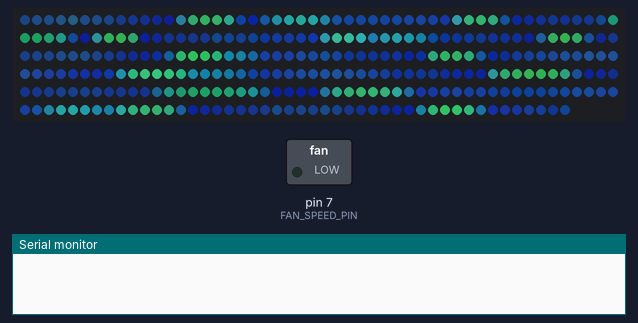
Bench run of a sketch on a simulated Arduino Uno, built with avr-gcc and run on an emulated ATmega328P. On the bench: 296 RGB LEDs in strip order, left to right, continuing on the next row, switched loads named in the sketch (green lamp = pin HIGH), the last lines printed to the serial monitor. Dim RGB values are drawn brighter than linear; pins used as bus, display or sensor lines are not drawn.

Above: at 3.14 s.
At 10.66 s:
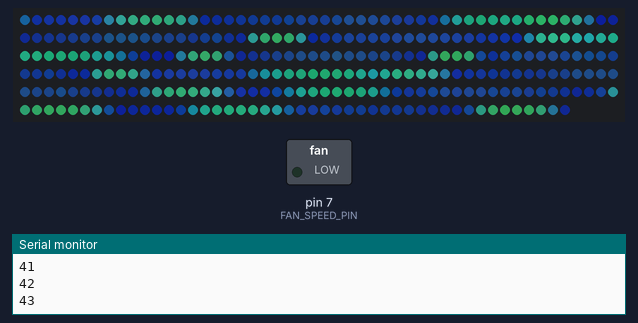
At 21.4 s:
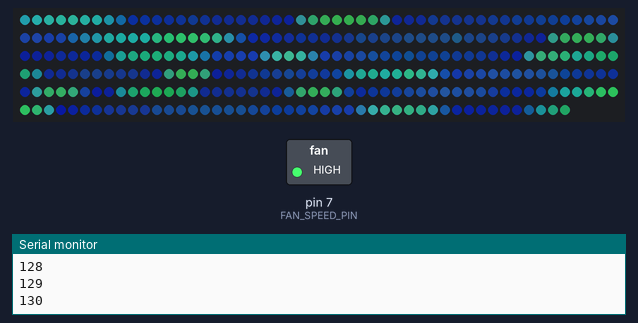
At 39.79 s:
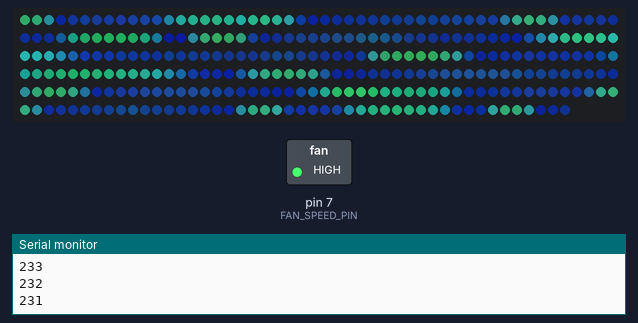
Timing chart, 0 to 40.0 s (numbered marks = the images above):
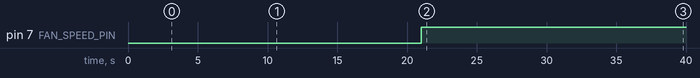

The sketch:

portable_porthole_pail.ino
```cpp
//  "Portable porthole pail
//  Flipside - May 2022, !Bob
//  Running a homemade computer fan magnetic stirrer in a bucket
//  With LED code directly from Pacifica.
//  Still for Dan.


//  "Pacifica"
//  Gentle, blue-green ocean waves.
//  December 2019, Mark Kriegsman and Mary Corey March.
//  For Dan.
//

#define FASTLED_ALLOW_INTERRUPTS 0
#include <FastLED.h>
FASTLED_USING_NAMESPACE

//datapin 3 is dead on the arduino in this project, Bob.
//if you blow another one, don't use 3 please.

#define DATA_PIN            4
#define NUM_LEDS            296
#define MAX_POWER_MILLIAMPS 1500
#define LED_TYPE            WS2812B
#define COLOR_ORDER         GRB

#define FAN_SPEED_PIN       7
#define FAN_POWER_PIN       5

#define FAN_MIN             0
#define FAN_MAX             255
#define FAN_OFF_TIME        5000

boolean fan_status;
uint32_t fan_last_off;
byte fan_pwm_value;
bool fan_go_up;


//////////////////////////////////////////////////////////////////////////

CRGB leds[NUM_LEDS];

void setup() {
  pinMode(FAN_SPEED_PIN, OUTPUT);
  pinMode(FAN_POWER_PIN, OUTPUT);

  fan_status = false;
  fan_last_off = GET_MILLIS();
  fan_pwm_value = 0;
  fan_go_up = true;

  Serial.begin(9600);

  delay( 3000); // 3 second delay for boot recovery, and a moment of silence
  FastLED.addLeds<LED_TYPE,DATA_PIN,COLOR_ORDER>(leds, NUM_LEDS)
        .setCorrection( TypicalLEDStrip );
  FastLED.setMaxPowerInVoltsAndMilliamps( 5, MAX_POWER_MILLIAMPS);
}

void loop()
{
  EVERY_N_MILLISECONDS( 20) {
    pacifica_loop();
    FastLED.show();
  }

  EVERY_N_MILLISECONDS(117){
    //117 gets us roughly from 0 to 255 every 30 seconds or so.
    handle_fan();
  }

  EVERY_N_SECONDS(60){
    //turn off vortex to let it reset
    digitalWrite(FAN_POWER_PIN,LOW);
    fan_status = false;
    fan_last_off = GET_MILLIS();
  }
}

void handle_fan(){
  if(fan_status == false)
  {
    Serial.println(GET_MILLIS() - fan_last_off);
    if(GET_MILLIS() - fan_last_off > FAN_OFF_TIME)
    {
      digitalWrite(FAN_POWER_PIN,HIGH);
      fan_status = true;
    }
  }else{
    Serial.println(fan_pwm_value);
    analogWrite(FAN_SPEED_PIN, fan_pwm_value);

    if(fan_go_up)
    {
      fan_pwm_value++;
    }else{
      fan_pwm_value--;
    }

    if(fan_pwm_value == FAN_MAX || fan_pwm_value == FAN_MIN)
    {
      fan_go_up = !fan_go_up;
    }
  }
}

//////////////////////////////////////////////////////////////////////////
//
// The code for this animation is more complicated than other examples, and
// while it is "ready to run", and documented in general, it is probably not
// the best starting point for learning.  Nevertheless, it does illustrate some
// useful techniques.
//
//////////////////////////////////////////////////////////////////////////
//
// In this animation, there are four "layers" of waves of light.
//
// Each layer moves independently, and each is scaled separately.
//
// All four wave layers are added together on top of each other, and then
// another filter is applied that adds "whitecaps" of brightness where the
// waves line up with each other more.  Finally, another pass is taken
// over the led array to 'deepen' (dim) the blues and greens.
//
// The speed and scale and motion each layer varies slowly within independent
// hand-chosen ranges, which is why the code has a lot of low-speed 'beatsin8' functions
// with a lot of oddly specific numeric ranges.
//
// These three custom blue-green color palettes were inspired by the colors found in
// the waters off the southern coast of California, https://goo.gl/maps/QQgd97jjHesHZVxQ7
//
CRGBPalette16 pacifica_palette_1 =
    { 0x000507, 0x000409, 0x00030B, 0x00030D, 0x000210, 0x000212, 0x000114, 0x000117,
      0x000019, 0x00001C, 0x000026, 0x000031, 0x00003B, 0x000046, 0x14554B, 0x28AA50 };
CRGBPalette16 pacifica_palette_2 =
    { 0x000507, 0x000409, 0x00030B, 0x00030D, 0x000210, 0x000212, 0x000114, 0x000117,
      0x000019, 0x00001C, 0x000026, 0x000031, 0x00003B, 0x000046, 0x0C5F52, 0x19BE5F };
CRGBPalette16 pacifica_palette_3 =
    { 0x000208, 0x00030E, 0x000514, 0x00061A, 0x000820, 0x000927, 0x000B2D, 0x000C33,
      0x000E39, 0x001040, 0x001450, 0x001860, 0x001C70, 0x002080, 0x1040BF, 0x2060FF };


void pacifica_loop()
{
  // Increment the four "color index start" counters, one for each wave layer.
  // Each is incremented at a different speed, and the speeds vary over time.
  static uint16_t sCIStart1, sCIStart2, sCIStart3, sCIStart4;
  static uint32_t sLastms = 0;
  uint32_t ms = GET_MILLIS();
  uint32_t deltams = ms - sLastms;
  sLastms = ms;
  uint16_t speedfactor1 = beatsin16(3, 179, 269);
  uint16_t speedfactor2 = beatsin16(4, 179, 269);
  uint32_t deltams1 = (deltams * speedfactor1) / 256;
  uint32_t deltams2 = (deltams * speedfactor2) / 256;
  uint32_t deltams21 = (deltams1 + deltams2) / 2;
  sCIStart1 += (deltams1 * beatsin88(1011,10,13));
  sCIStart2 -= (deltams21 * beatsin88(777,8,11));
  sCIStart3 -= (deltams1 * beatsin88(501,5,7));
  sCIStart4 -= (deltams2 * beatsin88(257,4,6));

  // Clear out the LED array to a dim background blue-green
  fill_solid( leds, NUM_LEDS, CRGB( 2, 6, 10));

  // Render each of four layers, with different scales and speeds, that vary over time
  pacifica_one_layer( pacifica_palette_1, sCIStart1, beatsin16( 3, 11 * 256, 14 * 256), beatsin8( 10, 70, 130), 0-beat16( 301) );
  pacifica_one_layer( pacifica_palette_2, sCIStart2, beatsin16( 4,  6 * 256,  9 * 256), beatsin8( 17, 40,  80), beat16( 401) );
  pacifica_one_layer( pacifica_palette_3, sCIStart3, 6 * 256, beatsin8( 9, 10,38), 0-beat16(503));
  pacifica_one_layer( pacifica_palette_3, sCIStart4, 5 * 256, beatsin8( 8, 10,28), beat16(601));

  // Add brighter 'whitecaps' where the waves lines up more
  pacifica_add_whitecaps();

  // Deepen the blues and greens a bit
  pacifica_deepen_colors();
}

// Add one layer of waves into the led array
void pacifica_one_layer( CRGBPalette16& p, uint16_t cistart, uint16_t wavescale, uint8_t bri, uint16_t ioff)
{
  uint16_t ci = cistart;
  uint16_t waveangle = ioff;
  uint16_t wavescale_half = (wavescale / 2) + 20;
  for( uint16_t i = 0; i < NUM_LEDS; i++) {
    waveangle += 250;
    uint16_t s16 = sin16( waveangle ) + 32768;
    uint16_t cs = scale16( s16 , wavescale_half ) + wavescale_half;
    ci += cs;
    uint16_t sindex16 = sin16( ci) + 32768;
    uint8_t sindex8 = scale16( sindex16, 240);
    CRGB c = ColorFromPalette( p, sindex8, bri, LINEARBLEND);
    leds[i] += c;
  }
}

// Add extra 'white' to areas where the four layers of light have lined up brightly
void pacifica_add_whitecaps()
{
  uint8_t basethreshold = beatsin8( 9, 55, 65);
  uint8_t wave = beat8( 7 );

  for( uint16_t i = 0; i < NUM_LEDS; i++) {
    uint8_t threshold = scale8( sin8( wave), 20) + basethreshold;
    wave += 7;
    uint8_t l = leds[i].getAverageLight();
    if( l > threshold) {
      uint8_t overage = l - threshold;
      uint8_t overage2 = qadd8( overage, overage);
      leds[i] += CRGB( overage, overage2, qadd8( overage2, overage2));
    }
  }
}

// Deepen the blues and greens
void pacifica_deepen_colors()
{
  for( uint16_t i = 0; i < NUM_LEDS; i++) {
    leds[i].blue = scale8( leds[i].blue,  145);
    leds[i].green= scale8( leds[i].green, 200);
    leds[i] |= CRGB( 2, 5, 7);
  }
}
```

Measured:
- by itself, pin 7 (FAN_SPEED_PIN): LOW → HIGH at 21.0 s
